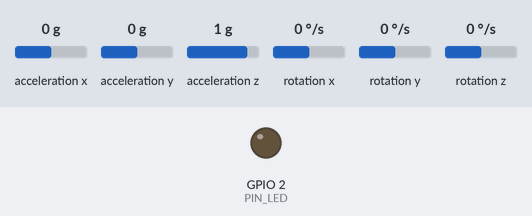
The sketch below on a simulated ESP8266 (NodeMCU). Parts: output pins drawn as LEDs (lit = HIGH). Wiring (inferred from the names in the program): MPU-9250 motion sensor at I2C address 0x68. The inputs (shaded band) are chosen by the test bench; at power-on: acceleration x 0 g, acceleration y 0 g, acceleration z 1 g, rotation x 0 °/s, rotation y 0 °/s, rotation z 0 °/s. WiFi joins after 1.5 s; servers stay silent unless stated; random numbers use the default seed unless the sketch sets one; no MQTT or app messages arrive unless stated; what the sketch prints to the serial monitor is not drawn.

Above: at 0.1 s.
At 1.7 s:
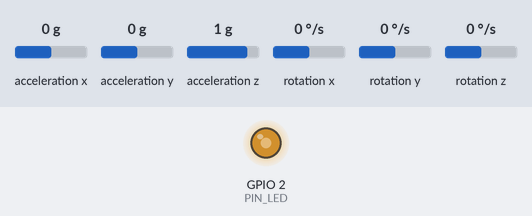
Timing chart, 0 to 3.2 s (numbered marks = the images above):
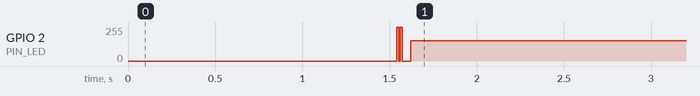

The sketch:

gather_data.ino
```cpp
/*
 ESP8266 MQTT example
 This sketch demonstrates the capabilities of the pubsub library in combination
 with the ESP8266 board/library.

 Prerequisites:

 PubSubClient -> Install the library through : Arduino -> Tools -> Manage Libraries -> type PubSubClient -> install the package created by Nick O'Leary (newest version)

 Git: https://github.com/knolleary/pubsubclient
 API: https://pubsubclient.knolleary.net/

ESP8266 first reads acceleration data, then it connects to an MQTT server "broker.mqtt-dashboard.com", and finally publishes acceleration measurements to the topic "RatkoACCData"

 More info:
 "broker.mqtt-dashboard.com" is a publicly available MQTT broker. You can set your own MQTT broker on ESP8266 or your laptop
 MQTT introduction: https://www.hivemq.com/mqtt-essentials/
*/

#include <ESP8266WiFi.h>
#include <PubSubClient.h>
#include<Wire.h>
#include<Ticker.h>

#define INTERVAL 100
#define PIN_LED 2
#define I2C_ADD_MPU 104
#define I2C_ADD_BMP 118
#define TABLE_SIZE_MPU 7
#define GYRO_OBCUT 131
#define REG_GYRO_CONFIG 0x1B // 27
#define RATE 10
#define I2C_ADD_IO1 32
#define ACC_X_OUT 59

// Update these with values suitable for your network.

//const char* ssid = "esp8266";
const char *ssid = "Mi Phone";
//const char* password = "adminadmin";
const char *password = "6a2ce2f58db9";
const char* mqtt_server = "broker.mqtt-dashboard.com";
const char* topic = "AljazACCData";


WiFiClient espClient;
PubSubClient client(espClient);
unsigned long lastMsg = 0;
#define MSG_BUFFER_SIZE	(50)
char msg[MSG_BUFFER_SIZE];
int value = 0;

Ticker tick;
int32_t table[TABLE_SIZE_MPU];
float delilnik = 131.0f;
float acc_x_calib = 0.0;

// funkcije:
void beriPodatke();
void acc_config();


/*void beriPodatke() {
  Serial.println("b beri podatke");
  static uint32_t count = 0;
  digitalWrite(PIN_LED, 0);
  static float acc_x = 0.0f;
  int32_t table;

  //**** MPU-9250
  //**** Naslov registra
  // "zapiši", od katerega naslova registra dalje želimo brati
  Wire.beginTransmission(I2C_ADD_MPU);
  Wire.write(ACC_X_OUT);
  Wire.endTransmission();

  //** Branje: pospešek v x_osi
  //** Zdaj mikrokrmilnik bere od naslova ACC_X_OUT
  //** Bere dva bajta prvi bajt:
  Wire.requestFrom(I2C_ADD_MPU, 2);
  table = (int8_t)Wire.read();
  table = table << 8;
  table += (uint8_t)Wire.read();


  acc_x += ((table / delilnik)-acc_x_calib)/RATE;


  if (count % RATE == 0)
  {
    // Izpišemo
    Serial.print("ACC_X: X= ");
    Serial.print(acc_x);
    Serial.println("");

    // MQTT
    // sends acceleration data as string stored in msg variable
    client.loop();
    snprintf (msg, MSG_BUFFER_SIZE, "%4.2f", acc_x);
    Serial.print("Publish message: ");
    Serial.println(msg);
    client.publish(topic, msg);
    // resetiramo vrednost
    acc_x = 0;
  }


  // števec
  count = count+1;
  digitalWrite(PIN_LED, 1);
}*/

void beriPodatke() {
  Serial.println("b beri podatke");
  static uint32_t count = 0;
  digitalWrite(PIN_LED, 0);
  static float acc_x = 0.0f, acc_y = 0.0f, acc_z = 0.0f;
  static float gyro_x = 0.0f, gyro_y = 0.0f, gyro_z = 0.0f;
  int16_t acc_table[3], gyro_table[3];

  //**** MPU-9250
  //**** Accelerometer Registers
  Wire.beginTransmission(I2C_ADD_MPU);
  Wire.write(0x3B);
  Wire.endTransmission();
  Wire.requestFrom(I2C_ADD_MPU, 6);
  acc_table[0] = Wire.read() << 8 | Wire.read();
  acc_table[1] = Wire.read() << 8 | Wire.read();
  acc_table[2] = Wire.read() << 8 | Wire.read();

  //**** Gyroscope Registers
  Wire.beginTransmission(I2C_ADD_MPU);
  Wire.write(0x43);
  Wire.endTransmission();
  Wire.requestFrom(I2C_ADD_MPU, 6);
  gyro_table[0] = Wire.read() << 8 | Wire.read();
  gyro_table[1] = Wire.read() << 8 | Wire.read();
  gyro_table[2] = Wire.read() << 8 | Wire.read();

  acc_x += ((acc_table[0] / delilnik) - acc_x_calib) / RATE;
  acc_y += ((acc_table[1] / delilnik) - acc_x_calib) / RATE;
  acc_z += ((acc_table[2] / delilnik) - acc_x_calib) / RATE;

  gyro_x += gyro_table[0] / GYRO_OBCUT / RATE;
  gyro_y += gyro_table[1] / GYRO_OBCUT / RATE;
  gyro_z += gyro_table[2] / GYRO_OBCUT / RATE;

  //if (count % RATE == 0)
  //{
    // Accelerometer data
    Serial.print("Accelerometer: X= ");
    Serial.print(acc_x);
    Serial.print(", Y= ");
    Serial.print(acc_y);
    Serial.print(", Z= ");
    Serial.print(acc_z);
    Serial.println("");

    // Gyroscope data
    Serial.print("Gyroscope: X= ");
    Serial.print(gyro_x);
    Serial.print(", Y= ");
    Serial.print(gyro_y);
    Serial.print(", Z= ");
    Serial.print(gyro_z);
    Serial.println("");

    // MQTT
    // sends acceleration and gyroscope data as string stored in msg variable
    client.loop();
    snprintf(msg, MSG_BUFFER_SIZE, "0;%4.2f;%4.2f;%4.2f;%4.2f;%4.2f;%4.2f", acc_x, acc_y, acc_z, gyro_x, gyro_y, gyro_z);
    Serial.print("Publish message: ");
    Serial.println(msg);
    client.publish(topic, msg);
    // resetiramo vrednost
    acc_x = 0;
    acc_y = 0;
    acc_z = 0;

    gyro_x = 0;
    gyro_y = 0;
    gyro_z = 0;
  //}

  count = count+1;
  digitalWrite(PIN_LED, 1);
}


void setup_wifi() {

  delay(10);
  // We start by connecting to a WiFi network
  Serial.println();
  Serial.print("Connecting to ");
  Serial.println(ssid);
  Serial.println("here bitch");

  WiFi.mode(WIFI_STA);
  WiFi.begin(ssid, password);

  while (WiFi.status() != WL_CONNECTED) {
    delay(500);
    Serial.print(".");
  }

  randomSeed(micros());

  Serial.println("");
  Serial.println("WiFi connected");
  Serial.println("IP address: ");
  Serial.println(WiFi.localIP());
}

void reconnect() {
  // Loop until we're reconnected
  while (!client.connected()) {
    Serial.print("Attempting MQTT connection...");
    // Create a random client ID
    String clientId = "ESP8266Client-";
    clientId += String(random(0xffff), HEX);
    // Attempt to connect
    if (client.connect(clientId.c_str())) {
      Serial.println("connected");
      // ... and resubscribe
      client.subscribe("inTopic");
    } else {
      Serial.print("failed, rc=");
      Serial.print(client.state());
      Serial.println(" try again in 5 seconds");
      // Wait 5 seconds before retrying
      delay(5000);
    }
  }
}

void setup() {
  Serial.println("in setup first");
  pinMode(BUILTIN_LED, OUTPUT);     // Initialize the BUILTIN_LED pin as an output
  Serial.begin(115200);
  setup_wifi();
  client.setServer(mqtt_server, 1883);

  // Inicializiramo I2C na podanih pinih
  Wire.begin(12,14);
  // nastavimo frekvenco vodila na 100 kHz
  Wire.setClock(100000);

  Serial.println("in setup");
  tick.attach_ms(20, beriPodatke);

  if (!client.connected()) {
    reconnect();
  }
}

void loop() {

}
```

Measured:
- by itself, GPIO 2 (PIN_LED): 255/255 → 153/255 at 1.6 s
